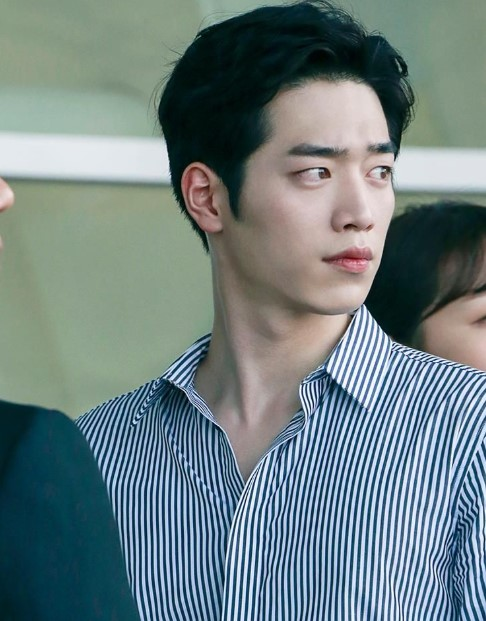
#> input picture images/seo.jpg, 486 x 621 px
$ jupyter execute --allow-errors 10_face_recognition.ipynb   (text cells are left out)
#> lines starting #> are read from the running program, lines starting #| are printed output that depends on the picture; after the words box and inside, x2 and y2 are one past the last pixel; in counts of white or black regions, pixels touching at a corner belong together; pictures that were not available may be replaced by others from this repository, and a replacement may not be noted
[cell 1]
import cv2 as cv

CHA = "../images/cha.jpg"
SEO = "../images/seo.jpg"
HARRY = "../images/harry.jpg"
HER = "../images/her.jpg"
EYE = "../images/eye.jpg"

FACE_CASCADE = "../cascade/haarcascade_frontalface_default.xml"
EYE_CASCADE = "../cascade/haarcascade_eye.xml"

[cell 2]
# 얼굴 인식
face_cascade = cv.CascadeClassifier(FACE_CASCADE)

img = cv.imread(SEO)
#> img is the input picture: shape (621, 486, 3); mean B, G, R 129.1, 127, 109.3
gray = cv.cvtColor(img, cv.COLOR_BGR2GRAY)
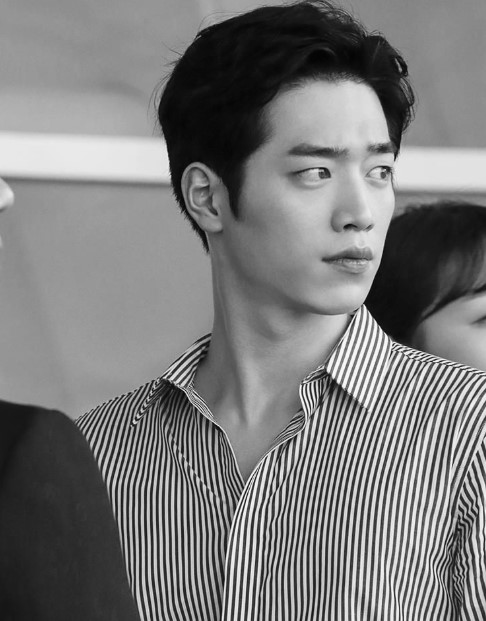
#> gray: shape (621, 486); min 1, max 254, mean 121.9

faces = face_cascade.detectMultiScale(
    gray, scaleFactor=1.1, minNeighbors=20, minSize=(10,10)
)
#> faces = [[242, 88, 197, 197]]

if len(faces):
    for face in faces:
        x, y, width, height = face
        cv.rectangle(img, (x,y), (x+width, y+height), (0,255,0), 2, cv.LINE_AA)
#> this loop made 1 pass
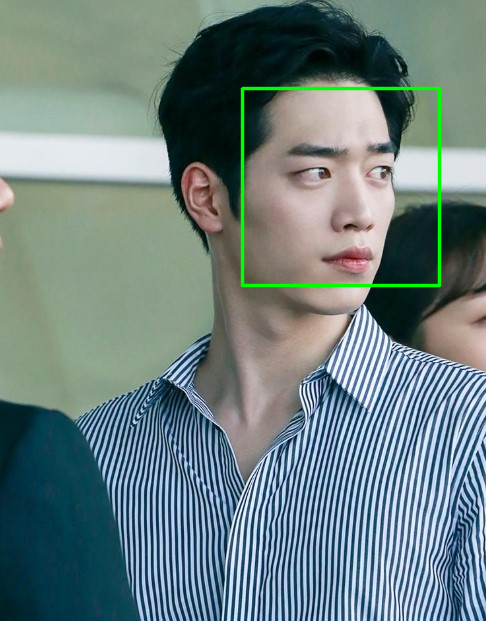
#> img: shape (621, 486, 3); 1.3% of pixels changed, all inside (x1, y1, x2, y2) = (240, 86, 442, 288)

cv.imshow("img", img)
cv.waitKey(0)
cv.destroyAllWindows()

[cell 3]
# 눈 인식
eye_cascade = cv.CascadeClassifier(EYE_CASCADE)

img = cv.imread(CHA)
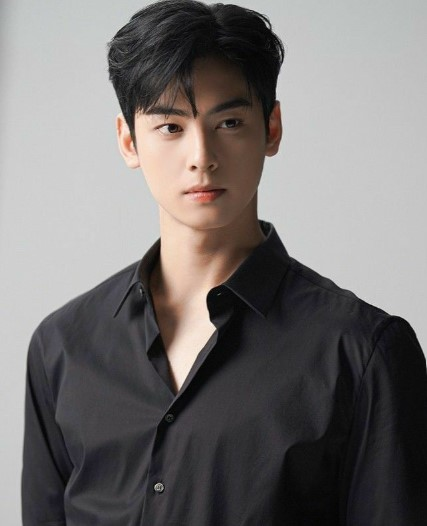
#> input picture images/cha.jpg, 427 x 526 px
#> img is the input picture: shape (526, 427, 3); mean B, G, R 114.6, 115.4, 118.9
gray = cv.cvtColor(img, cv.COLOR_BGR2GRAY)
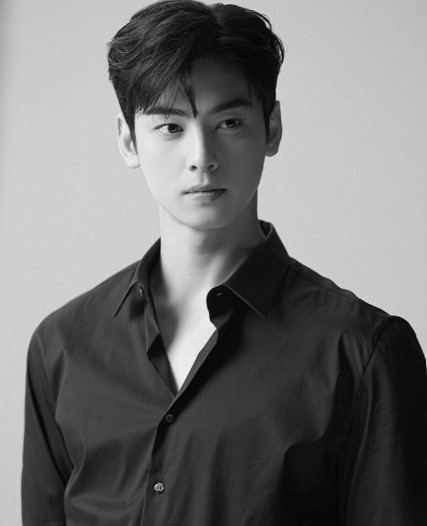
#> gray: shape (526, 427); min 0, max 246, mean 116.3

eyes = eye_cascade.detectMultiScale(
    gray, scaleFactor=1.1, minNeighbors=2, maxSize=(20,20)
)
#> eyes = [[217, 114, 20, 20], [165, 119, 20, 20]]

if len(eyes):
    for eye in eyes:
        x, y, width, height = eye
        cv.rectangle(img, (x,y), (x+width, y+height), (255,0,0), 2, cv.LINE_AA)
#> this loop made 2 passes
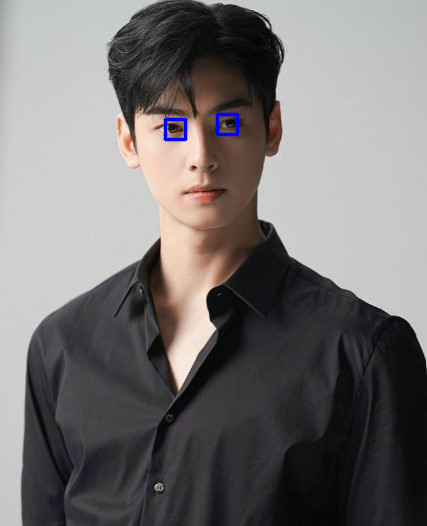
#> img: shape (526, 427, 3); 0.35% of pixels changed, all inside (x1, y1, x2, y2) = (163, 112, 240, 142)

cv.imshow("img", img)
cv.waitKey(0)
cv.destroyAllWindows()

[cell 4]
# 실습. 캠화면에 적용
face_cascade = cv.CascadeClassifier(FACE_CASCADE)
eye_cascade = cv.CascadeClassifier(EYE_CASCADE)

cap = cv.VideoCapture(0)

while cap.isOpened():
    ret, frame = cap.read()
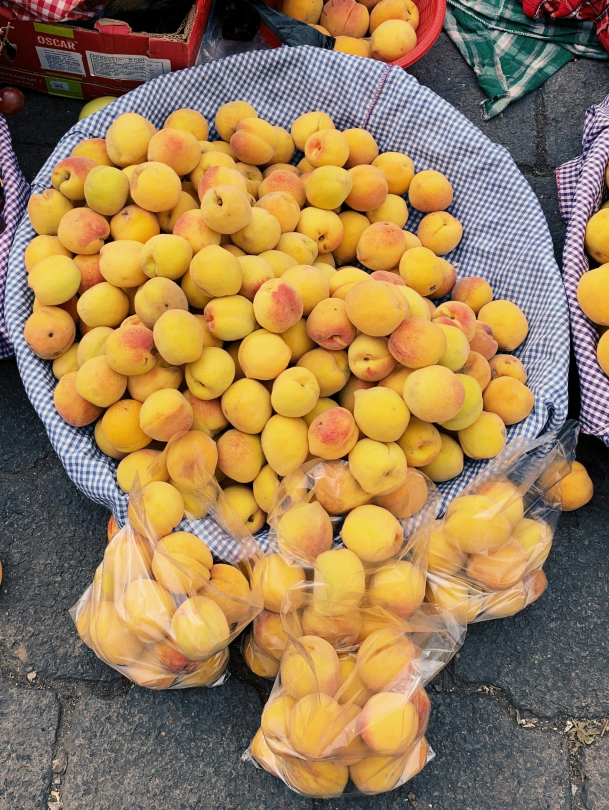
#> input picture images/apricot.jpg, 1827 x 2428 px, given in place of the camera (shown at 1/3 size)
#> frame is the input picture: shape (2428, 1827, 3); mean B, G, R 86.4, 126.6, 155.6

    if not ret:
        break

    gray = cv.cvtColor(frame, cv.COLOR_BGR2GRAY)
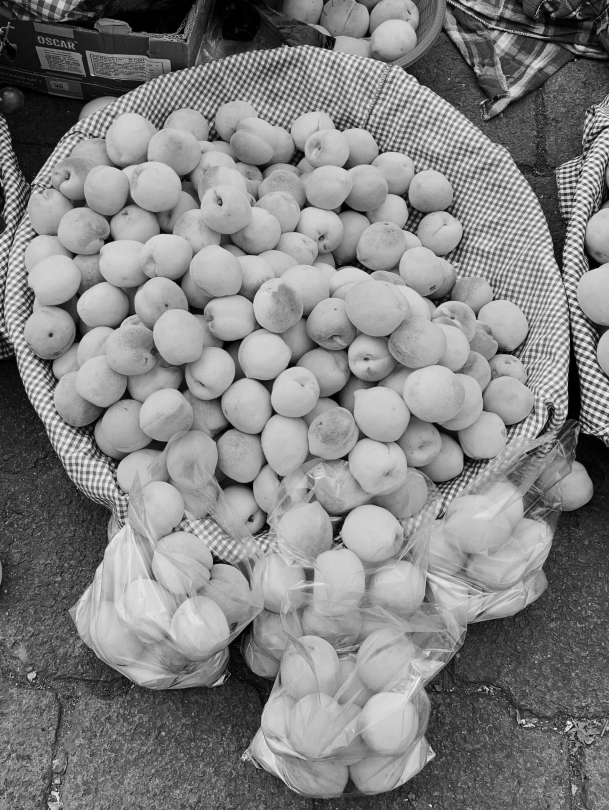
#> gray: shape (2428, 1827) (shown at 1/3 size); min 0, max 254, mean 130.7

    faces = face_cascade.detectMultiScale(
        gray, scaleFactor=1.1, minNeighbors=20, minSize=(10,10)
    )
#> faces = ()

    if len(faces):
        for face in faces:
            x, y, width, height = face
            cv.rectangle(frame, (x,y), (x+width, y+height), (0,0,255), 2, cv.LINE_AA)
            cv.putText(frame, "Face", (x, y-10), cv.FONT_HERSHEY_SIMPLEX, 0.7, (255,255,255), 2)

    eyes = eye_cascade.detectMultiScale(
        gray, scaleFactor=1.1, minNeighbors=10, maxSize=(30,30)
    )
#> eyes = [[1087, 1065, 24, 24]]

    if len(eyes):
        for eye in eyes:
            x, y, width, height = eye
            cv.rectangle(frame, (x,y), (x+width, y+height), (0,255,0), 2, cv.LINE_AA)
            cv.putText(frame, "Eye", (x, y-10), cv.FONT_HERSHEY_SIMPLEX, 0.5, (255,255,255), 2)
#> this loop made 1 pass

    cv.imshow("Camera", frame)

    if cv.waitKey(1) == ord("q"):
#> (key q is pressed here)
        break

cap.release()
cv.destroyAllWindows()

[cell 5]
# 실습. 귀여운 눈 덮어 씌우기
eye_cascade = cv.CascadeClassifier(EYE_CASCADE)

img = cv.imread(HER)
eyes_img = cv.imread(EYE)

#> (the rest of this cell did not finish here and is left out)

[cell 6]
# 실습. 귀여운 눈 덮어 씌우기(영상 ver)

eye_cascade = cv.CascadeClassifier(EYE_CASCADE)
video = cv.VideoCapture("../videos/move.mp4")
eyes_img = cv.imread(EYE)

while True:
    ret, frame = video.read()

    if not ret:
        break

    gray = cv.cvtColor(frame, cv.COLOR_BGR2GRAY)

    eyes = eye_cascade.detectMultiScale(
        gray, scaleFactor=1.1, minNeighbors=100, maxSize=(1000,1000)
    )
#> eyes = ()

    if len(eyes):
        for eye in eyes:
            x, y, width, height = eye
            resized_eye = cv.resize(eyes_img, (width, height))
            frame[y:y+height, x:x+width] = resized_eye


    resized_frame = cv.resize(frame, None, fx=0.25, fy=0.25)
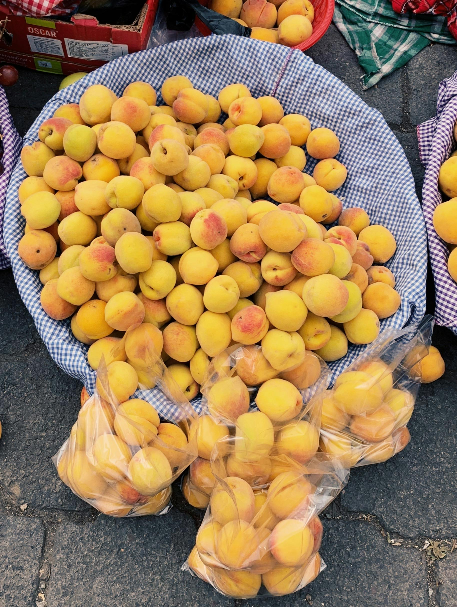
#> resized_frame: shape (607, 457, 3); mean B, G, R 86.5, 126.7, 155.7
    cv.imshow("Video", resized_frame)

    if cv.waitKey(1) == ord("q"):
#> (key q is pressed here)
        break

video.release()
cv.destroyAllWindows()

[cell 7]
# 실습. 웹캠을 통해 들어오는 영상을 이용해 움직임이 감지될 경우 해당 프레임을 캡쳐해서 파일로 저장하는 프로그램 만들기

cap = cv.VideoCapture(0)
backSub = cv.createBackgroundSubtractorMOG2()
count = 1
capture_cooldown = 0

while cap.isOpened():
    ret, frame = cap.read()

    if not ret:
        break

    Sub = backSub.apply(frame)
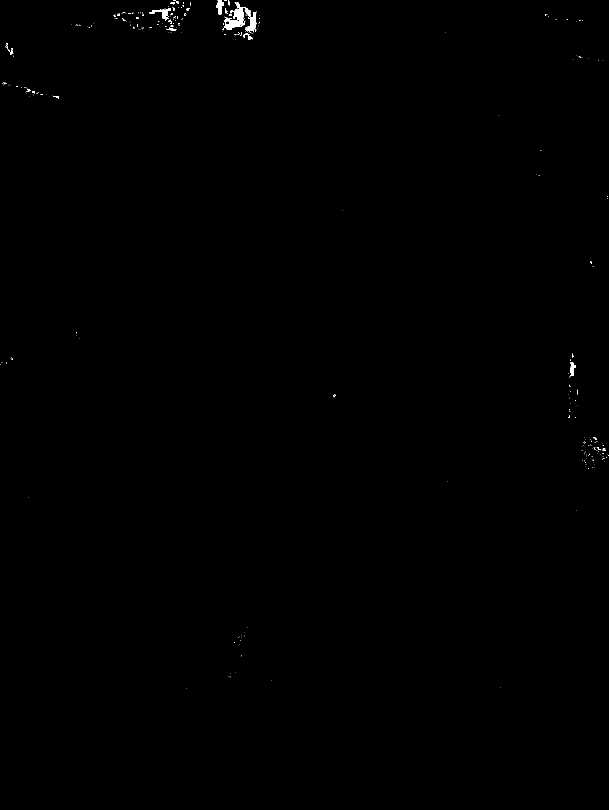
#> Sub: shape (2428, 1827) (shown at 1/3 size); values 127 (black) and 255 (white), 0.15% white; 312 white regions (281 under 20 px), largest, box (x1, y1, x2, y2) and area: (672, 6, 769, 97) 3288, (448, 24, 512, 62) 648, (655, 0, 672, 43) 409

    contours, _ = cv.findContours(Sub, cv.RETR_EXTERNAL, cv.CHAIN_APPROX_SIMPLE)
#> contours = [[[0, 0], [0, 2427], [1826, 2427], [1826, 0]]]

    motion_detected = False
    for contour in contours:
        area = cv.contourArea(contour)
        if area > 5000:
            motion_detected = True
            break
#> this loop made 1 pass
#> (contour, area, motion_detected) on pass 1: ([[0, 0], [0, 2427], [1826, 2427], [1826, 0]], 4431702, True)

    if motion_detected and capture_cooldown == 0:
        filename = f"../output/capture_{count}.png"
        cv.imwrite(filename, frame)
        print(f"{filename.split('/')[2]} 저장!")
        count += 1
        capture_cooldown = 30

    if capture_cooldown > 0:
        capture_cooldown -= 1

    cv.imshow("Camera", frame)

    key = cv.waitKey(1)
#> (key q is pressed here)

    if key == ord("c"):
        filename = f"../output/capture_{count}.png"
        cv.imwrite(filename, frame)
        print(f"{filename.split('/')[2]} 저장!")
        count += 1

    elif key == ord("q"):
        break

cap.release()
cv.destroyAllWindows()
